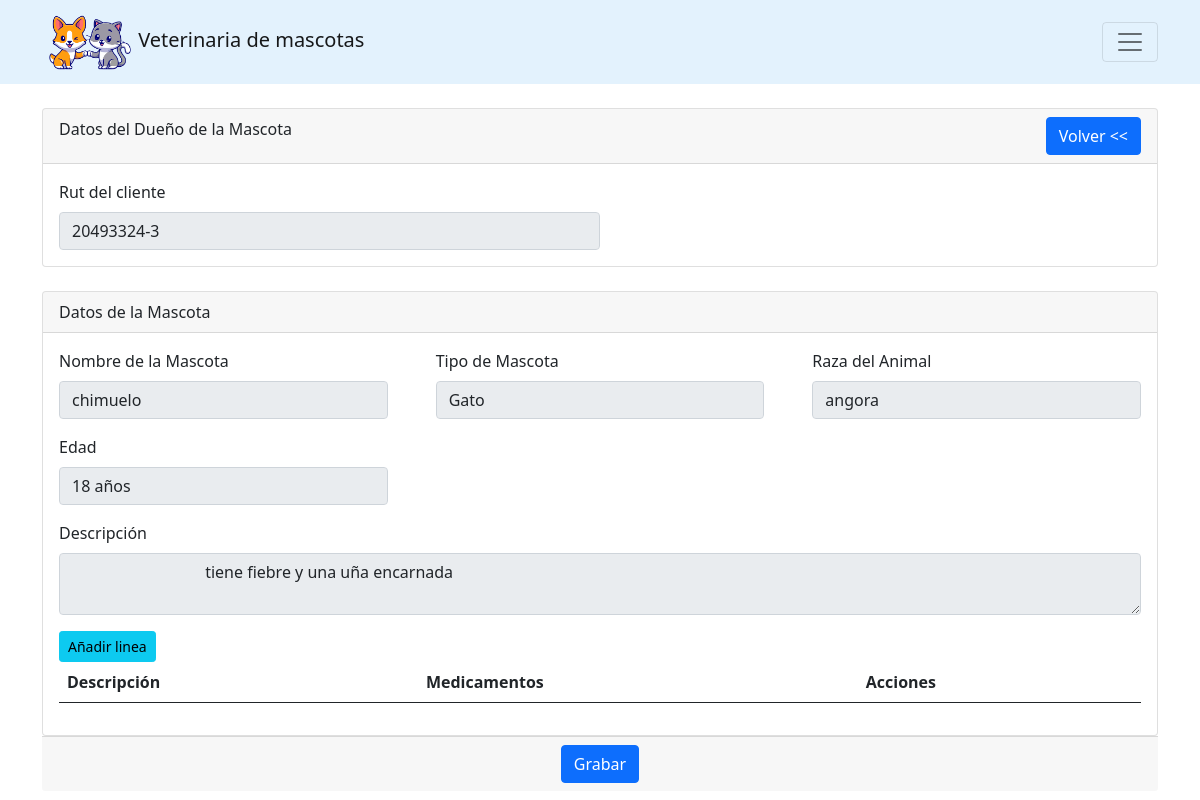
The page /atenciones/atender/3 (signed in) on the database its author committed.
### tables this page shows
CREATE TABLE cliente (id INTEGER PRIMARY KEY AUTOINCREMENT, name VARCHAR NOT NULL, apellido VARCHAR NOT NULL, cli_rut VARCHAR NOT NULL, telefono VARCHAR NOT NULL, direccion VARCHAR NOT NULL, email VARCHAR UNIQUE NOT NULL);

CREATE TABLE animal (id INTEGER PRIMARY KEY AUTOINCREMENT, a_nombre VARCHAR (1, 45) NOT NULL, tipo_animal_id VARCHAR REFERENCES tipo_animal (tipo) NOT NULL, raza VARCHAR NOT NULL, edad VARCHAR NOT NULL, chip VARCHAR (15, 15), descripcion VARCHAR NOT NULL, ingreso DATETIME NOT NULL, cliente_id INT REFERENCES cliente (id) NOT NULL, estado_animal_id INT REFERENCES estado_animal (id) DEFAULT (1));

CREATE TABLE tipo_animal (id INTEGER PRIMARY KEY AUTOINCREMENT, tipo VARCHAR NOT NULL);

### index.py (the view, shortened to what this page needs)
@app.route("/atenciones/atender/<id>", methods=['GET', 'POST']) #decorador
@validar_sesion
def atender(id):
    metodo = request.method
    conn = get_db_connection()
    mascota = conn.execute(
        "SELECT * FROM get_animal_all WHERE id = ?", (id,)
    ).fetchone()
    if(metodo == 'GET'):
        if mascota is None:
            return 404
        conn.execute(
        "UPDATE animal SET estado_animal_id = 2 WHERE id = ?", (id,)
        )
        conn.commit()
        return render_template('atenciones_atender.html', mascota=mascota)
    return 404

### index.py (called while the page is built)
def get_db_connection():
    conn = sqlite3.connect('mywebsite/instance/database.sqlite')
    conn.row_factory = sqlite3.Row
    return conn

### templates/atenciones_atender.html (shortened to what this page needs)
{%extends 'layoutVeterinario.html'%}
{% block body%}
<div class="container">
    <div class="mt-4">
        <div class="card">
            <div class="card-header">
                <div class="row">
                    <div class="col-sm-6">
                        Datos del Dueño de la Mascota
                    </div>
                    <div class="col-sm-6" style="text-align: right;">
                        <a class="btn btn-primary" href="/atenciones">Volver << </a>
                    </div>
                </div>
            </div>
            <div class="card-body">
                <div class="col-md-12 ">
                    <div class="col-sm-6">
                        <label for="inputRut" class="form-label">Rut del cliente</label>
                        <input type="text" name="cli_rut" class="form-control" value="{{mascota.cli_rut}}" readonly>
                    </div>
                </div>
            </div>
        </div>
        <form action="/atenciones/atender/{{mascota.id}}" method="POST">
            <div class="card mt-4">
                <div class="card-header">
                    <div class="row">
                        <div class="col-sm-6">
                            Datos de la Mascota
                        </div>
                    </div>
                </div>
                <div class="card-body">
                    <div class="col-md-12 ">
                        <div class="row gx-5 mb-3">
                            <div class="col-sm-4">
                                <label for="inputTipoMascota" class="form-label">Nombre de la Mascota</label>
                                <input type="text" name='a_nombre' class="form-control" id="inputNombreMascota"
                                    value="{{mascota.a_nombre}}" readonly>
                            </div>
                            <div class="col-sm-4">
                                <label for="inputTipoMascota" class="form-label">Tipo de Mascota</label>
                                <input type="text" name='tipo' class="form-control" id="inputTipoMascota"
                                    value="{{mascota.tipo}}" readonly>
                            </div>
                            <div class="col-sm-4">
                                <label for="inputRazaAnimal" class="form-label">Raza del Animal</label>
                                <input type="text" name="raza" class="form-control" id="inputRaza"
                                    value="{{mascota.raza}}" readonly>
                            </div>
                        </div>
                        <div class="row gx-5 mb-3">
                            <div class="col-md-4">
                                <label for="inputEdad" class="form-label">Edad</label>
                                <input type="text" name="edad" class="form-control" maxlength="50" id="inputEdad"
                                    value="{{mascota.edad}}" readonly>
                            </div>
                        </div>
                        <div class="col-mb-6">
                            <label for="floatingTextarea" class="form-label">Descripción</label>
                            <textarea class="form-control" name="descripcion" placeholder="Ingrese la descripción aquí"
                                readonly id="floatingTextarea">
                                {{mascota.descripcion}}
                            </textarea>
                        </div>
                        <button class="btn btn-sm btn-info mt-3" type="button" id="add-row">Añadir linea</button>
                        <div class="table-responsive">
                            <table class="table" id="datatable">
                                <thead>
                                    <tr>
                                        <th>Descripción</th>
                                        <th>Medicamentos</th>
                                        <th>Acciones</th>
                                    </tr>
                                </thead>
                            </table>
                        </div>
                    </div>
                </div>
            </div>
            <div class="card-footer" style="text-align: center;">
                <button type="submit" class="btn btn-primary">Grabar</button>
            </div>
        </form>
    </div>
</div>
{% endblock %}

### rows shown on the page
cliente: cli_rut "20493324-3"
animal: a_nombre "chimuelo", raza "angora", edad "18 años", descripcion "tiene fiebre y una uña encarnada"
tipo_animal: tipo "Gato"
